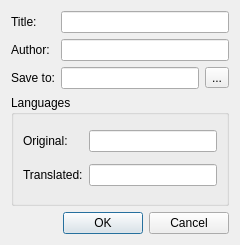
<ui version="4.0" >
 <class>NewDictionaryDialog</class>
 <widget class="QDialog" name="NewDictionaryDialog" >
  <property name="geometry" >
   <rect>
    <x>0</x>
    <y>0</y>
    <width>240</width>
    <height>245</height>
   </rect>
  </property>
  <property name="windowTitle" >
   <string>New Dictionary</string>
  </property>
  <layout class="QGridLayout" >
   <item row="0" column="0" >
    <widget class="QLabel" name="label" >
     <property name="text" >
      <string>Title:</string>
     </property>
    </widget>
   </item>
   <item row="0" column="1" >
    <widget class="QLineEdit" name="titleLineEdit" />
   </item>
   <item row="1" column="0" >
    <widget class="QLabel" name="label_2" >
     <property name="text" >
      <string>Author:</string>
     </property>
    </widget>
   </item>
   <item row="1" column="1" >
    <widget class="QLineEdit" name="authorLineEdit" />
   </item>
   <item row="2" column="0" >
    <widget class="QLabel" name="label_5" >
     <property name="text" >
      <string>Save to:</string>
     </property>
    </widget>
   </item>
   <item row="2" column="1" >
    <layout class="QHBoxLayout" >
     <item>
      <widget class="QLineEdit" name="fileLineEdit" />
     </item>
     <item>
      <widget class="QToolButton" name="fileToolButton" >
       <property name="text" >
        <string>...</string>
       </property>
      </widget>
     </item>
    </layout>
   </item>
   <item row="3" column="0" colspan="2" >
    <widget class="QGroupBox" name="groupBox" >
     <property name="title" >
      <string>Languages</string>
     </property>
     <layout class="QGridLayout" >
      <item row="0" column="0" >
       <widget class="QLabel" name="label_3" >
        <property name="text" >
         <string>Original:</string>
        </property>
       </widget>
      </item>
      <item row="0" column="1" >
       <widget class="QLineEdit" name="oLangLineEdit" />
      </item>
      <item row="1" column="0" >
       <widget class="QLabel" name="label_4" >
        <property name="text" >
         <string>Translated:</string>
        </property>
       </widget>
      </item>
      <item row="1" column="1" >
       <widget class="QLineEdit" name="tLangLineEdit" />
      </item>
     </layout>
    </widget>
   </item>
   <item row="4" column="1" >
    <widget class="QDialogButtonBox" name="buttonBox" >
     <property name="standardButtons" >
      <set>QDialogButtonBox::Cancel|QDialogButtonBox::NoButton|QDialogButtonBox::Ok</set>
     </property>
    </widget>
   </item>
  </layout>
 </widget>
 <resources/>
 <connections>
  <connection>
   <sender>buttonBox</sender>
   <signal>accepted()</signal>
   <receiver>NewDictionaryDialog</receiver>
   <slot>accept()</slot>
   <hints>
    <hint type="sourcelabel" >
     <x>145</x>
     <y>187</y>
    </hint>
    <hint type="destinationlabel" >
     <x>117</x>
     <y>104</y>
    </hint>
   </hints>
  </connection>
  <connection>
   <sender>buttonBox</sender>
   <signal>rejected()</signal>
   <receiver>NewDictionaryDialog</receiver>
   <slot>reject()</slot>
   <hints>
    <hint type="sourcelabel" >
     <x>145</x>
     <y>187</y>
    </hint>
    <hint type="destinationlabel" >
     <x>117</x>
     <y>104</y>
    </hint>
   </hints>
  </connection>
 </connections>
</ui>
